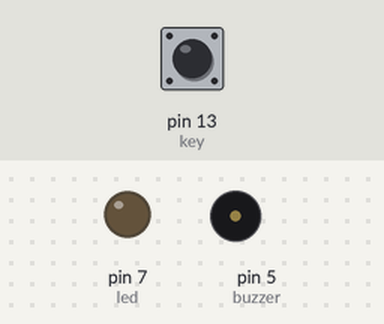
Recording of a sketch running on a simulated Arduino Uno, built with avr-gcc and run on an emulated ATmega328P. Parts: output pins drawn as LEDs (lit = HIGH), buzzer (waves = sounding, pin HIGH). The test bench sets the inputs (shaded band); at power-on: pin 13 (key) LOW.

Above: at 1.2 s.
1.3 s: pin 13 (key) pulled HIGH for 0.15 s
At 1.7 s:
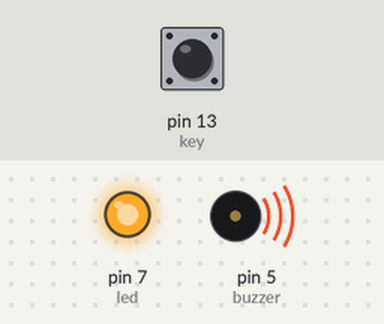
3.8 s: pin 13 (key) pulled HIGH for 3.2 s
At 4.7 s:
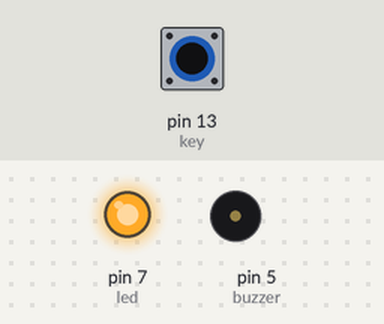
Timing chart, 0 to 9.3 s (numbered marks = the images above; inputs shaded):
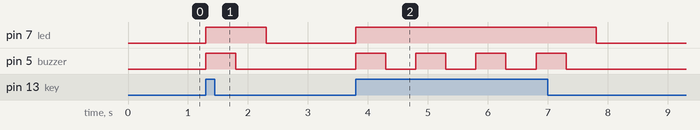

Measured:
- after the input at 1.3 s, pin 7 (led): LOW → HIGH at once, → LOW 1.0 s later; pin 5 (buzzer): LOW → HIGH at once, → LOW 0.50 s later
- after the input at 3.8 s, pin 7 (led): LOW → HIGH at once, → LOW 4.0 s later; pin 5 (buzzer): alternates HIGH for 0.50 s and LOW for 0.50 s, 8 changes in all, then stays LOW, starting at once

The sketch:

week03_BuzzerButton10.ino
```cpp
//week03 - 버튼에 LED는 켜져 있고 부저는 ON/OFF 반복

int buzzer = 5;
int led = 7;
int key = 13;

void setup() {
  pinMode(buzzer, OUTPUT);
  pinMode(led, OUTPUT);
  pinMode(key, INPUT);
}

void loop() {
  if(digitalRead(key) == HIGH) {
    digitalWrite(led, HIGH);
    digitalWrite(buzzer, HIGH);
    delay(500);
    digitalWrite(buzzer, LOW);
    delay(500);
  }
  else
    digitalWrite(led, LOW);
    digitalWrite(buzzer, LOW);
}
```
